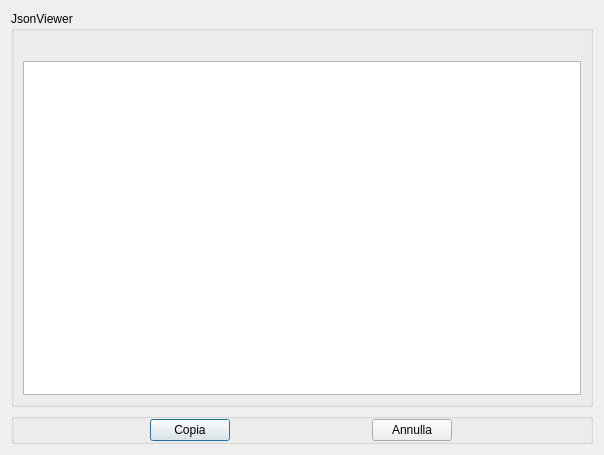
<?xml version="1.0" encoding="UTF-8"?>
<ui version="4.0">
 <class>JsonViewer</class>
 <widget class="QDialog" name="JsonViewer">
  <property name="windowModality">
   <enum>Qt::ApplicationModal</enum>
  </property>
  <property name="geometry">
   <rect>
    <x>0</x>
    <y>0</y>
    <width>604</width>
    <height>455</height>
   </rect>
  </property>
  <property name="sizePolicy">
   <sizepolicy hsizetype="Preferred" vsizetype="Preferred">
    <horstretch>0</horstretch>
    <verstretch>0</verstretch>
   </sizepolicy>
  </property>
  <property name="windowTitle">
   <string>JsonViewer</string>
  </property>
  <property name="windowOpacity">
   <double>1.000000000000000</double>
  </property>
  <layout class="QVBoxLayout" name="verticalLayout">
   <item>
    <widget class="QGroupBox" name="groupBoxJsonViewer">
     <property name="sizePolicy">
      <sizepolicy hsizetype="Minimum" vsizetype="Minimum">
       <horstretch>0</horstretch>
       <verstretch>0</verstretch>
      </sizepolicy>
     </property>
     <property name="title">
      <string>JsonViewer</string>
     </property>
     <layout class="QVBoxLayout" name="verticalLayout_2">
      <property name="topMargin">
       <number>30</number>
      </property>
      <item>
       <widget class="QTreeView" name="treeView">
        <property name="alternatingRowColors">
         <bool>true</bool>
        </property>
       </widget>
      </item>
     </layout>
    </widget>
   </item>
   <item>
    <widget class="QGroupBox" name="groupBoxZero">
     <property name="sizePolicy">
      <sizepolicy hsizetype="Minimum" vsizetype="Maximum">
       <horstretch>0</horstretch>
       <verstretch>0</verstretch>
      </sizepolicy>
     </property>
     <property name="title">
      <string/>
     </property>
     <layout class="QHBoxLayout" name="horizontalLayout">
      <property name="leftMargin">
       <number>0</number>
      </property>
      <property name="topMargin">
       <number>0</number>
      </property>
      <property name="rightMargin">
       <number>0</number>
      </property>
      <property name="bottomMargin">
       <number>0</number>
      </property>
      <item>
       <widget class="QPushButton" name="pushButtonCopy">
        <property name="sizePolicy">
         <sizepolicy hsizetype="Maximum" vsizetype="Fixed">
          <horstretch>0</horstretch>
          <verstretch>0</verstretch>
         </sizepolicy>
        </property>
        <property name="text">
         <string>Copia</string>
        </property>
       </widget>
      </item>
      <item>
       <widget class="QPushButton" name="pushButtonClose">
        <property name="sizePolicy">
         <sizepolicy hsizetype="Maximum" vsizetype="Fixed">
          <horstretch>0</horstretch>
          <verstretch>0</verstretch>
         </sizepolicy>
        </property>
        <property name="cursor">
         <cursorShape>PointingHandCursor</cursorShape>
        </property>
        <property name="text">
         <string>Annulla</string>
        </property>
       </widget>
      </item>
     </layout>
    </widget>
   </item>
  </layout>
 </widget>
 <resources/>
 <connections/>
</ui>
